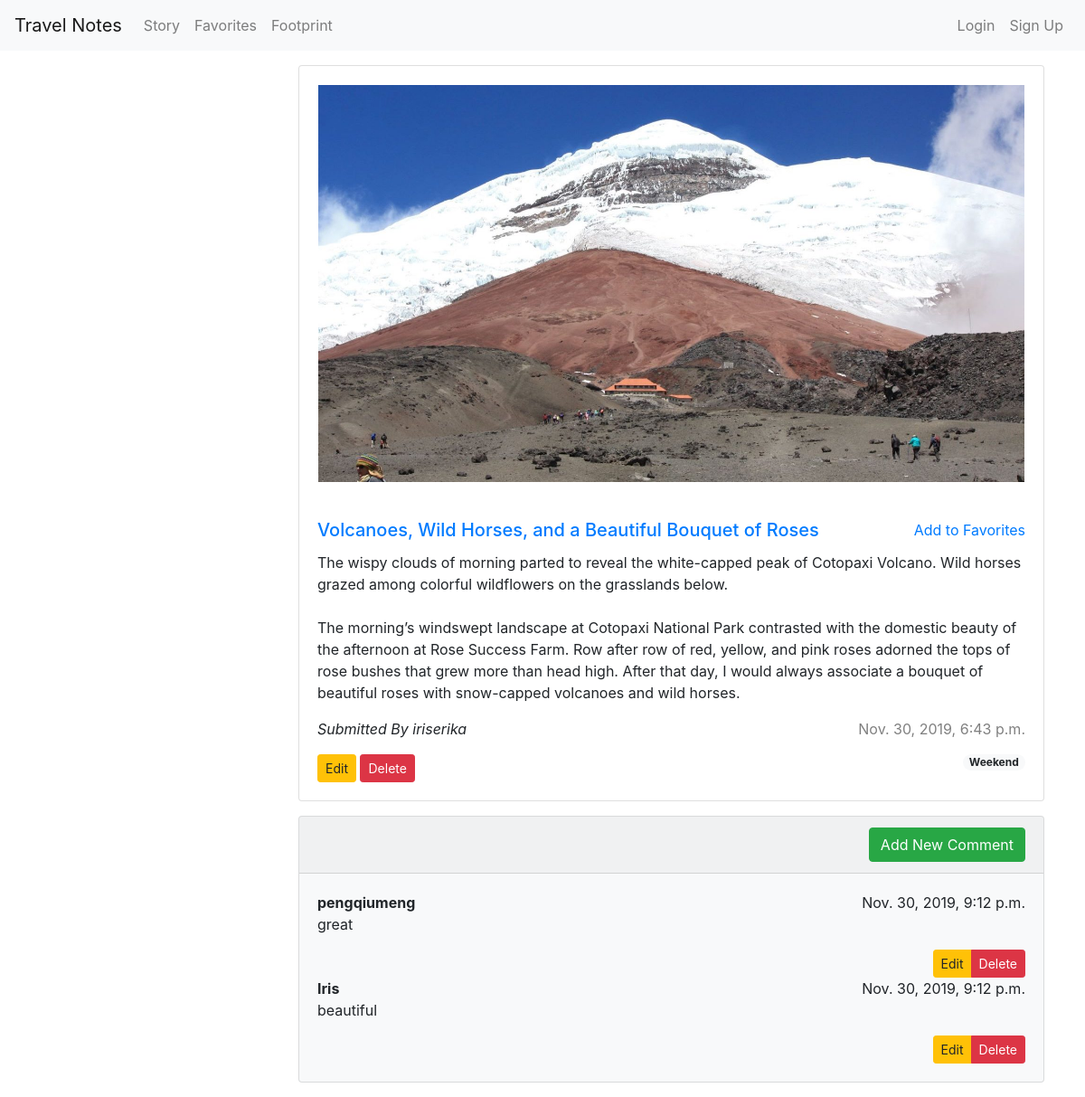
The page /notes/detail/1/ on the database its author committed.
### notes/models.py (models this page shows, shortened)
class Note(models.Model):
	author = models.ForeignKey(settings.AUTH_USER_MODEL, on_delete = models.CASCADE)
	title = models.CharField(max_length = 200)
	text = models.TextField()
	created_date = models.DateTimeField(default = timezone.now)
	cover = models.ImageField(upload_to = 'images/', default = '/images/default.jpeg')
	tag = models.CharField(max_length = 20, default='Weekend Break')

### comment/models.py (models this page shows)
class Comment(models.Model):
	note = models.ForeignKey("notes.Note", on_delete=models.CASCADE)
	user = models.ForeignKey(settings.AUTH_USER_MODEL, on_delete=models.CASCADE)
	comment = models.TextField()
	comment_date = models.DateTimeField(default=timezone.now)

### notes/views.py (the view)
# urls.py: path('detail/<int:pk>/', views.post_detail, name='post_detail'),
def post_detail(request, pk):
    post = get_object_or_404(Note, pk=pk)
    comments = Comment.objects.filter(note = post)
    favorite = {}
    if request.user.is_authenticated:
        favorite = Favorite.objects.filter(note = post, user = request.user).exists()
    return render(request, 'note/post_detail.html', {'post': post, 'comments': comments, 'favorite': favorite})

### templates/note/post_detail.html (shortened to what this page needs)
{% extends 'base.html' %}
{% block content %}
<div class="row">
	<div class="col-lg-3">
	</div>
	<div class="col-lg-9">
		<div class="card" style="margin-bottom: 1rem;">
			<img src="{{ post.cover.url}}" class="card-img-top" style="padding: 2.5%">
			<div class="card-body">
				{% if not favorite %}
					<a href="{% url 'add_favorite' fk=post.pk %}" class="card-link float-right" role="button">Add to Favorites</a>
				{% else %}
					<a href="{% url 'remove_favorite' fk=post.pk %}" class="card-link float-right" role="button">Remove from Favorites</a>
				{% endif %}
				<h5 class="card-title text-primary">{{ post.title }}</h5>
				<p>{{ post.text|linebreaksbr }}</p>
				<p class="float-right" style="color: grey;">{{ post.created_date }}</p>
				<p><em>Submitted By {{ post.author }}</em></p>
				<a class="btn btn-sm btn-warning" href="{% url 'post_edit' pk=post.pk %}">Edit</a>
				<a class="btn btn-sm btn-danger" href="{% url 'post_delete' pk=post.pk %}">Delete</a>
				<span class="badge badge-pill badge-light float-right">{{ post.tag }}</span>
			</div>
		</div>
		<div class="card bg-light mb-3">
            <div class="card-header text-right">
                <a class="btn btn-success" href="{% url 'comment_new' fk=post.pk %}">Add New Comment</a>
            </div>
            <div class="card-body">
                {% for comment in comments %}
            	<div class="row">
            		<div class="col-12">
            			<span class="float-right">{{ comment.comment_date }}</span>
            			<strong>{{ comment.user }}</strong>
            			<p>{{ comment.comment }}</p>
            			<div class="btn-group float-right">
	            			<a class="btn btn-sm btn-warning" href="{% url 'comment_edit' pk=comment.pk %}">Edit</a>
	                    	<a class="btn btn-sm btn-danger" href="{% url 'comment_delete' pk=comment.pk %}" >Delete</a>
            			</div>
            		</div>
            	</div>
                {% endfor %}
            </div>
        </div>
	</div>
</div>
{% endblock %}

### rows shown on the page
Note: cover (picture), title "Volcanoes, Wild Horses, and a Beautiful Bouquet of Roses", text "The wispy clouds of morning parted to reveal the white-capped peak of Cotopaxi Volcano. Wild horses grazed among colorful wildflowers on the grasslands below. The morning’s windswept landscape at Cotopaxi National Park contrasted with the domestic beauty of the afternoon at Rose Success Farm. Row after row of red, yellow, and pink roses adorned the tops of rose bushes that grew more than head high. After that day, I would always associate a bouquet of beautiful roses with snow-capped volcanoes and wild horses.", created_date "Nov. 30, 2019, 6:43 p.m.", author "iriserika", tag "Weekend"
Comment: comment_date "Nov. 30, 2019, 9:12 p.m.", user "pengqiumeng", comment "great"
Comment: comment_date "Nov. 30, 2019, 9:12 p.m.", user "Iris", comment "beautiful"
